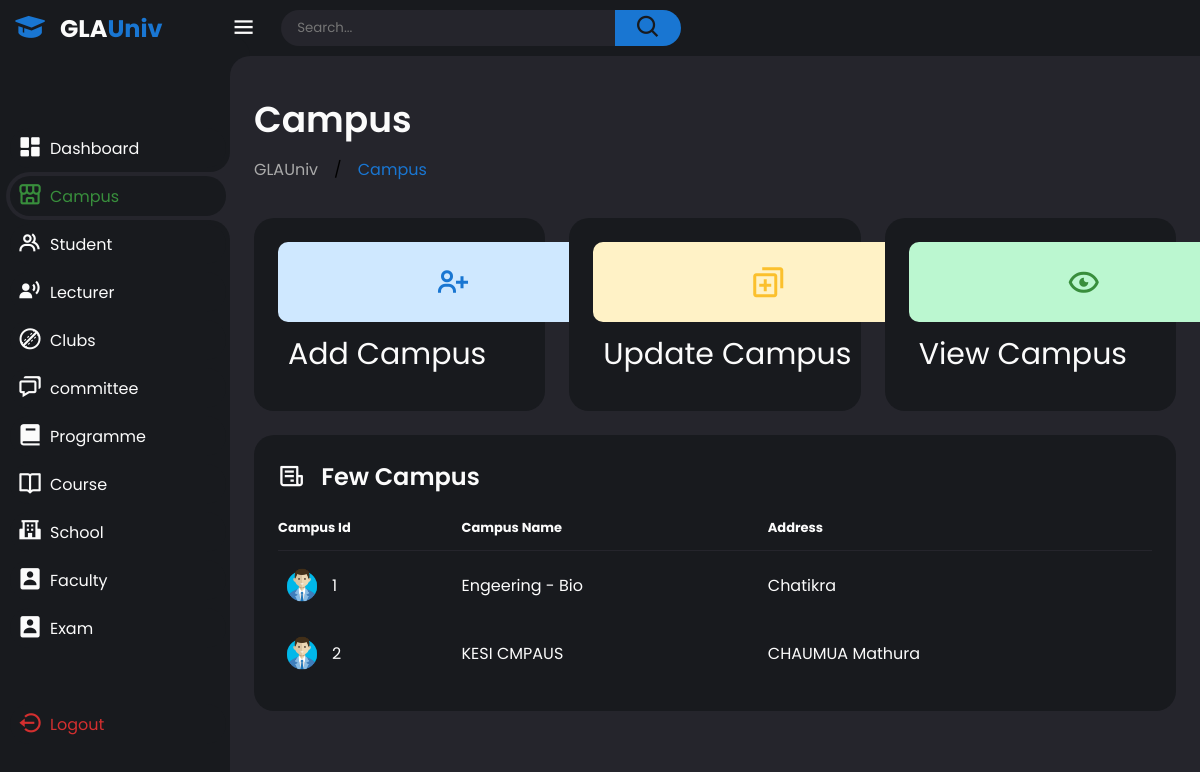
The app's page /All_files/dashboard/Campus.php (signed in) with its own data.
### tables this page shows
CREATE TABLE `campus` (
  `campus_id` int(11) NOT NULL,
  `campus_name` varchar(255) DEFAULT NULL,
  `address` varchar(255) DEFAULT NULL,
  `distance_to_city_center` decimal(10,2) DEFAULT NULL,
  `bus_route` varchar(255) DEFAULT NULL
);

### All_files/dashboard/Campus.php (the view, shortened to what this page needs)
<?php
include("../php_files/Database.php");
?>
<!DOCTYPE html>
<html lang="en">
<head>
    <link href='https://unpkg.com/boxicons@2.1.4/css/boxicons.min.css' rel='stylesheet'>
    <link rel="stylesheet" href="../../css files/Panel.css">
</head>
<body class="dark">
    <div class="sidebar">
        <a href="#" class="logo">
            <i class='bx bxs-graduation'></i>
            <div class="logo-name"><span>GLA</span>Univ</div>
        </a>
        <ul class="side-menu">
            <li><a href="Panel.php"><i class='bx bxs-dashboard'></i>Dashboard</a></li>
            <li  class="active"><a href="Campus.php"><i class='bx bx-store-alt'></i>Campus</a></li>
            <li><a href="Student.php"><i class='bx bx-group' ></i>Student</a></li>
            <li><a href="lecturer.php"><i class='bx bxs-user-voice' ></i>Lecturer</a></li>
            <li><a href="clubs.php"><i class='bx bx-cricket-ball' ></i>Clubs</a></li>
            <li><a href="committee.php"><i class='bx bx-chat' ></i>committee</a></li>
            <li><a href="programme.php"><i class='bx bxs-book' ></i>Programme</a></li>
            <li><a href="course.php"><i class='bx bx-book-open' ></i>Course</a></li>
            <li><a href="school.php"><i class='bx bxs-school' ></i>School</a></li>
            <li><a href="faculty.php"><i class='bx bxs-user-rectangle' ></i>Faculty</a></li>
            <li><a href="exam.php"><i class='bx bxs-user-rectangle' ></i>Exam</a></li>
        </ul>
        <ul class="side-menu">
            <li>
                <a href="Logout.php" class="logout">
                    <i class='bx bx-log-out-circle'></i>
                    Logout
                </a>
            </li>
        </ul>
    </div>
    <div class="content">
        <nav>
            <i class='bx bx-menu'></i>
            <form action="#">
                <div class="form-input">
                    <input type="search" placeholder="Search...">
                    <button class="search-btn" type="submit"><i class='bx bx-search'></i></button>
                </div>
            </form>
        </nav>
        <main>
            <div class="header">
                <div class="left">
                    <h1>Campus</h1>
                    <ul class="breadcrumb">
                        <li><a href="#">
                                GLAUniv
                            </a></li>
                        /
                        <li><a href="#" class="active">Campus</a></li>
                    </ul>
                </div>
            </div>
            <ul class="insights">
                <li>
                    <a href="../Add_data/Campus_add.php">
                        <i class='bx bx-user-plus' style="width:350px" ></i>
                        <span class="info" style="font-size:30px;">
                            <p style="padding:10px 10px">Add Campus</p>
                        </span>
                    </a>
                </li>
                <li>
                    <a href="../update_data/campus/Campus_update_1.php">
                        <i class='bx bx-duplicate' style="width:350px"></i>
                        <span class="info" style="font-size:30px;">
                            <p style="padding:10px 10px">Update Campus</p>
                        </span>
                    </a>
                </li>
                <li>
                    <a href="../View/Campus_view.php">
                        <i class='bx bx-show-alt' style="width:350px"></i>
                        <span class="info" style="font-size:30px;">
                            <p style="padding:10px 10px">View Campus</p>
                        </span>
                    </a>
                </li>
            </ul>
            <div class="bottom-data">
                <div class="orders">
                    <div class="header">
                        <i class='bx bx-receipt'></i>
                        <h3>Few Campus</h3>
                    </div>
                    <table>
                        <thead>
                            <tr>
                                <th>Campus Id</th>
                                <th>Campus Name</th>
                                <th>Address</th>
                            </tr>
                        </thead>
                        <tbody style="margin-right:50px">
                            <?php
                                $recent_club = "SELECT * FROM campus LIMIT 3";
                                $result = mysqli_query($conn, $recent_club);
                                if ($result) {
                                    if (mysqli_num_rows($result) > 0) {
                                        while ($row = mysqli_fetch_assoc($result)) {
                                            echo '<tr>';
                                            echo '<td>';
                                            echo '<img src="../../images/User.png">';
                                            echo '<p>' . $row['campus_id'] . '</p>';
                                            echo '</td>';
                                            echo '<td>' . $row['campus_name'] . '</td>';
                                            echo '<td>' . $row['address'] . '</td>';
                                            echo '</tr>';
                                        }
                                    }
                                     else {
                                        echo '<tr><td colspan="3">No recent students found.</td></tr>';
                                    }
                                } else {
                                    echo 'Error: ' . mysqli_error($connection);
                                }
                            ?>
                        </tbody>
                    </table>
                </div>
            </div>
        </main>
    </div>
</body>
</html>

### records on screen
campus: campus_id "1", campus_name "Engeering - Bio", address "Chatikra"
campus: campus_id "2", campus_name "KESI CMPAUS", address "CHAUMUA Mathura"
